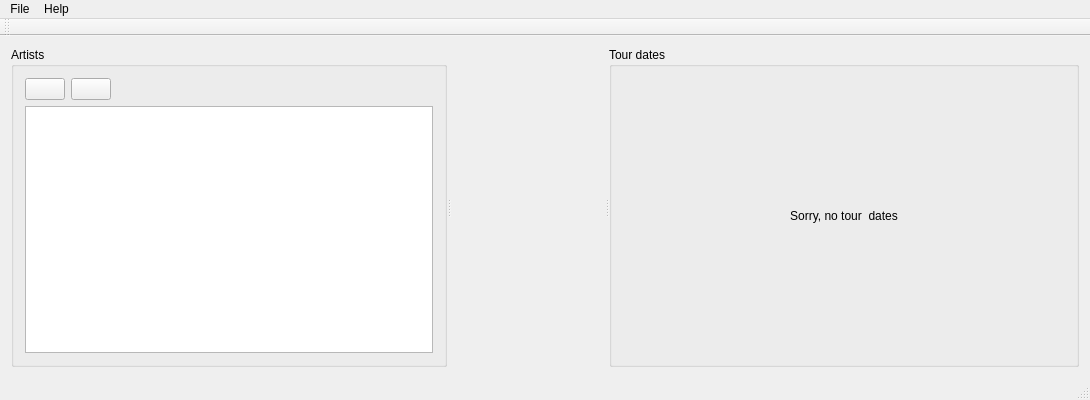
<?xml version="1.0" encoding="UTF-8"?>
<ui version="4.0">
 <class>MainWindowClass</class>
 <widget class="QMainWindow" name="MainWindowClass">
  <property name="geometry">
   <rect>
    <x>0</x>
    <y>0</y>
    <width>1090</width>
    <height>400</height>
   </rect>
  </property>
  <property name="windowTitle">
   <string>rockmarble</string>
  </property>
  <property name="windowIcon">
   <iconset resource="resources.qrc">
    <normaloff>:/icons/rockmarble.png</normaloff>:/icons/rockmarble.png</iconset>
  </property>
  <property name="iconSize">
   <size>
    <width>128</width>
    <height>128</height>
   </size>
  </property>
  <widget class="QWidget" name="centralWidget">
   <layout class="QVBoxLayout" name="verticalLayout">
    <item>
     <widget class="QSplitter" name="splitter">
      <property name="orientation">
       <enum>Qt::Horizontal</enum>
      </property>
      <widget class="QGroupBox" name="groupBox">
       <property name="title">
        <string>Artists</string>
       </property>
       <layout class="QVBoxLayout" name="verticalLayout_3">
        <item>
         <layout class="QHBoxLayout" name="horizontalLayout_2">
          <item>
           <widget class="QPushButton" name="addArtistBtn">
            <property name="sizePolicy">
             <sizepolicy hsizetype="Minimum" vsizetype="Minimum">
              <horstretch>0</horstretch>
              <verstretch>0</verstretch>
             </sizepolicy>
            </property>
            <property name="toolTip">
             <string>Add a new artist</string>
            </property>
            <property name="text">
             <string/>
            </property>
            <property name="icon">
             <iconset resource="resources.qrc">
              <normaloff>:/icons/list-add.png</normaloff>:/icons/list-add.png</iconset>
            </property>
           </widget>
          </item>
          <item>
           <widget class="QPushButton" name="importLastfmBtn">
            <property name="sizePolicy">
             <sizepolicy hsizetype="Minimum" vsizetype="Minimum">
              <horstretch>0</horstretch>
              <verstretch>0</verstretch>
             </sizepolicy>
            </property>
            <property name="toolTip">
             <string>Import top artists from last.fm</string>
            </property>
            <property name="text">
             <string/>
            </property>
            <property name="icon">
             <iconset resource="resources.qrc">
              <normaloff>:/icons/icon_lastfm.gif</normaloff>:/icons/icon_lastfm.gif</iconset>
            </property>
           </widget>
          </item>
          <item>
           <spacer name="horizontalSpacer">
            <property name="orientation">
             <enum>Qt::Horizontal</enum>
            </property>
            <property name="sizeHint" stdset="0">
             <size>
              <width>40</width>
              <height>20</height>
             </size>
            </property>
           </spacer>
          </item>
         </layout>
        </item>
        <item>
         <widget class="QListWidget" name="artistList"/>
        </item>
       </layout>
      </widget>
      <widget class="Marble::MarbleWidget" name="marble">
       <property name="sizePolicy">
        <sizepolicy hsizetype="Expanding" vsizetype="Expanding">
         <horstretch>0</horstretch>
         <verstretch>0</verstretch>
        </sizepolicy>
       </property>
       <property name="toolTip">
        <string>The Earth</string>
       </property>
       <property name="whatsThis">
        <string>The Marble widget displays a virtual globe.</string>
       </property>
      </widget>
      <widget class="QGroupBox" name="eventsBox">
       <property name="enabled">
        <bool>true</bool>
       </property>
       <property name="title">
        <string>Tour dates</string>
       </property>
       <layout class="QVBoxLayout" name="verticalLayout_2">
        <item>
         <widget class="QStackedWidget" name="stackedWidget">
          <property name="currentIndex">
           <number>1</number>
          </property>
          <widget class="QWidget" name="page">
           <layout class="QVBoxLayout" name="verticalLayout_4">
            <item>
             <layout class="QHBoxLayout" name="horizontalLayout_3">
              <item>
               <widget class="QLabel" name="label">
                <property name="text">
                 <string>Filter by</string>
                </property>
               </widget>
              </item>
              <item>
               <widget class="QComboBox" name="filterComboBox">
                <item>
                 <property name="text">
                  <string>Country</string>
                 </property>
                </item>
                <item>
                 <property name="text">
                  <string>City</string>
                 </property>
                </item>
               </widget>
              </item>
              <item>
               <widget class="LineEdit" name="filterEdit"/>
              </item>
             </layout>
            </item>
            <item>
             <widget class="QTableView" name="eventTable">
              <property name="selectionMode">
               <enum>QAbstractItemView::SingleSelection</enum>
              </property>
              <property name="selectionBehavior">
               <enum>QAbstractItemView::SelectRows</enum>
              </property>
             </widget>
            </item>
           </layout>
          </widget>
          <widget class="QWidget" name="page_2">
           <layout class="QVBoxLayout" name="verticalLayout_6">
            <item>
             <widget class="QLabel" name="label_2">
              <property name="text">
               <string>Sorry, no tour  dates</string>
              </property>
              <property name="alignment">
               <set>Qt::AlignCenter</set>
              </property>
             </widget>
            </item>
           </layout>
          </widget>
         </widget>
        </item>
       </layout>
      </widget>
     </widget>
    </item>
   </layout>
  </widget>
  <widget class="QMenuBar" name="menuBar">
   <property name="geometry">
    <rect>
     <x>0</x>
     <y>0</y>
     <width>1090</width>
     <height>26</height>
    </rect>
   </property>
   <widget class="QMenu" name="menuFile">
    <property name="title">
     <string>File</string>
    </property>
    <addaction name="actionExit"/>
   </widget>
   <widget class="QMenu" name="menuHelp">
    <property name="title">
     <string>Help</string>
    </property>
    <addaction name="action_about"/>
   </widget>
   <addaction name="menuFile"/>
   <addaction name="menuHelp"/>
  </widget>
  <widget class="QToolBar" name="mainToolBar">
   <attribute name="toolBarArea">
    <enum>TopToolBarArea</enum>
   </attribute>
   <attribute name="toolBarBreak">
    <bool>false</bool>
   </attribute>
  </widget>
  <widget class="QStatusBar" name="m_statusBar"/>
  <action name="action_load_kde_developer">
   <property name="text">
    <string>Load kde-developer</string>
   </property>
  </action>
  <action name="actionExit">
   <property name="text">
    <string>Exit</string>
   </property>
   <property name="shortcut">
    <string>Ctrl+Q</string>
   </property>
  </action>
  <action name="action_about">
   <property name="text">
    <string>About</string>
   </property>
  </action>
 </widget>
 <layoutdefault spacing="6" margin="11"/>
 <customwidgets>
  <customwidget>
   <class>Marble::MarbleWidget</class>
   <extends>QWidget</extends>
   <header>MarbleWidget.h</header>
  </customwidget>
  <customwidget>
   <class>LineEdit</class>
   <extends>QLineEdit</extends>
   <header location="global">lineedit.h</header>
  </customwidget>
 </customwidgets>
 <resources>
  <include location="resources.qrc"/>
 </resources>
 <connections/>
</ui>
